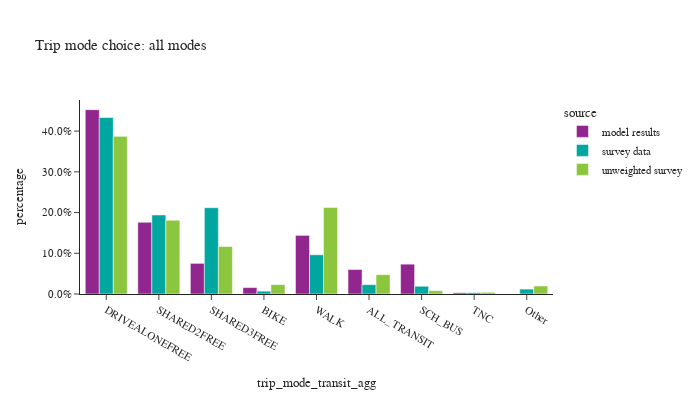

Notebook code for this chart:
### Code cell
# aggregate transit modes
transit_modes = ['WALK_LOC','WALK_COM','WALK_FRY','WALK_LR','DRIVE_TRN']
trip_mode_ordered = ["DRIVEALONEFREE", "SHARED2FREE", "SHARED3FREE", "BIKE","WALK","ALL_TRANSIT","SCH_BUS","TNC","Other"]
trip_data['trip_mode_transit_agg'] = trip_data['trip_mode_match'].apply(lambda x: "ALL_TRANSIT" if x in transit_modes else x)

df_plot = trip_data.groupby(['source','trip_mode_transit_agg'])['trip_weight'].sum().reset_index()
df_plot['percentage'] = df_plot.groupby(['source'], group_keys=False)['trip_weight']. \
    apply(lambda x: x / float(x.sum()))

fig = px.bar(df_plot, x="trip_mode_transit_agg", y="percentage", color="source",barmode="group",
             category_orders={"trip_mode_transit_agg": trip_mode_ordered},
             title="Trip mode choice: all modes")
fig.for_each_annotation(lambda a: a.update(text = a.text.split("=")[-1]))
fig.update_layout(height=400, width=700, yaxis=dict(tickformat=".1%"))
fig.show()

### Figure 1 — Plotly figure (JSON) as saved in the notebook; plotly's stock layout.template omitted (floating-point values rounded to 4 significant figures)
{"data": [{"alignmentgroup": "True", "hovertemplate": "source=model results<br>trip_mode_transit_agg=%{x}<br>percentage=%{y}<extra></extra>", "legendgroup": "model results", "marker": {"color": "#91268F", "pattern": {"shape": ""}}, "name": "model results", "offsetgroup": "model results", "orientation": "v", "showlegend": true, "textposition": "auto", "type": "bar", "x": ["ALL_TRANSIT", "BIKE", "DRIVEALONEFREE", "SCH_BUS", "SHARED2FREE", "SHARED3FREE", "TNC", "WALK"], "xaxis": "x", "y": [0.06008, 0.01579, 0.4525, 0.07327, 0.1761, 0.07524, 0.002999, 0.1439], "yaxis": "y"}, {"alignmentgroup": "True", "hovertemplate": "source=survey data<br>trip_mode_transit_agg=%{x}<br>percentage=%{y}<extra></extra>", "legendgroup": "survey data", "marker": {"color": "#00A7A0", "pattern": {"shape": ""}}, "name": "survey data", "offsetgroup": "survey data", "orientation": "v", "showlegend": true, "textposition": "auto", "type": "bar", "x": ["ALL_TRANSIT", "BIKE", "DRIVEALONEFREE", "Other", "SCH_BUS", "SHARED2FREE", "SHARED3FREE", "TNC", "WALK"], "xaxis": "x", "y": [0.02291, 0.007051, 0.4333, 0.01204, 0.01902, 0.1941, 0.2119, 0.003315, 0.09635], "yaxis": "y"}, {"alignmentgroup": "True", "hovertemplate": "source=unweighted survey<br>trip_mode_transit_agg=%{x}<br>percentage=%{y}<extra></extra>", "legendgroup": "unweighted survey", "marker": {"color": "#8CC63E", "pattern": {"shape": ""}}, "name": "unweighted survey", "offsetgroup": "unweighted survey", "orientation": "v", "showlegend": true, "textposition": "auto", "type": "bar", "x": ["ALL_TRANSIT", "BIKE", "DRIVEALONEFREE", "Other", "SCH_BUS", "SHARED2FREE", "SHARED3FREE", "TNC", "WALK"], "xaxis": "x", "y": [0.04756, 0.02305, 0.3871, 0.01957, 0.008233, 0.1811, 0.1167, 0.004184, 0.2126], "yaxis": "y"}], "layout": {"barmode": "group", "height": 400, "legend": {"title": {"text": "source"}, "tracegroupgap": 0}, "title": {"text": "Trip mode choice: all modes"}, "width": 700, "xaxis": {"anchor": "y", "categoryarray": ["DRIVEALONEFREE", "SHARED2FREE", "SHARED3FREE", "BIKE", "WALK", "ALL_TRANSIT", "SCH_BUS", "TNC", "Other"], "categoryorder": "array", "domain": [0, 1], "title": {"text": "trip_mode_transit_agg"}}, "yaxis": {"anchor": "x", "domain": [0, 1], "tickformat": ".1%", "title": {"text": "percentage"}}}}
